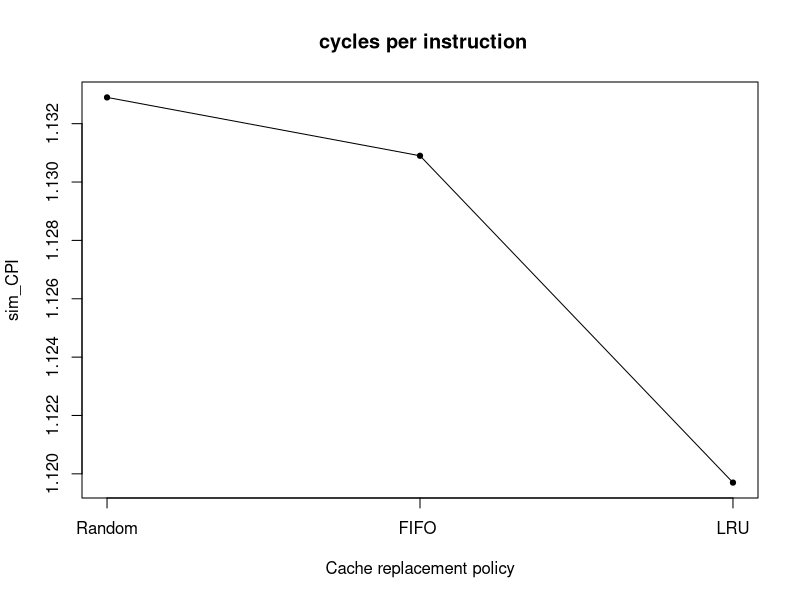
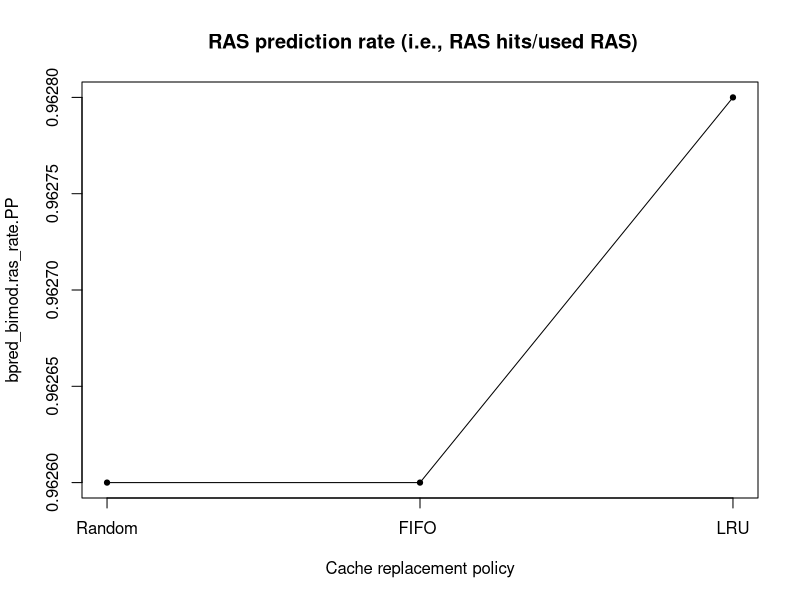
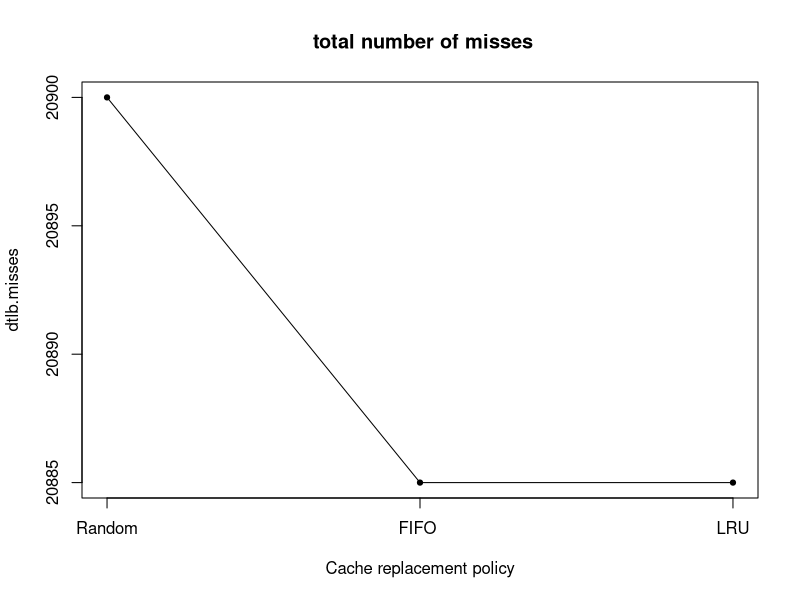
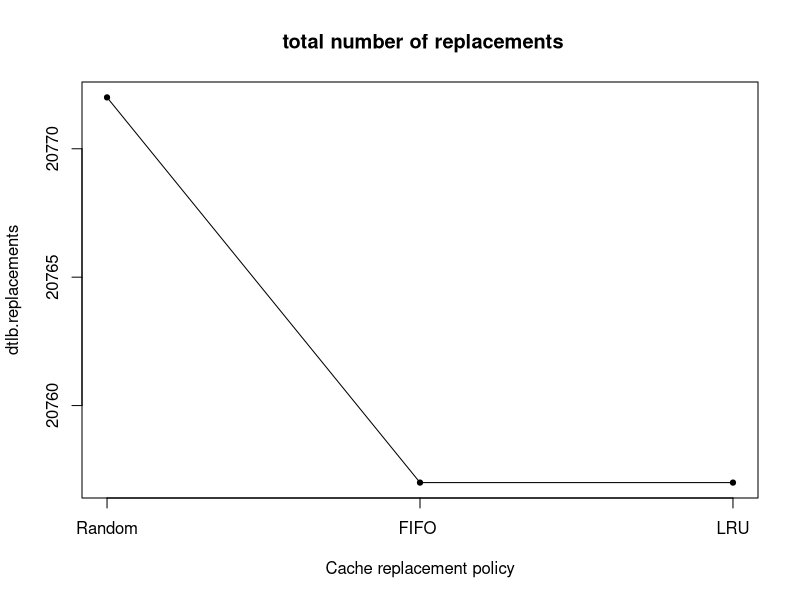
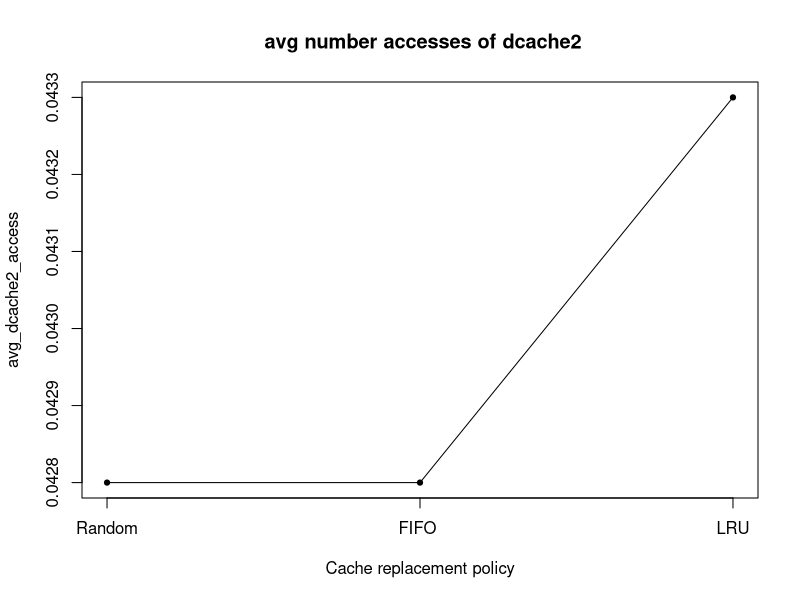
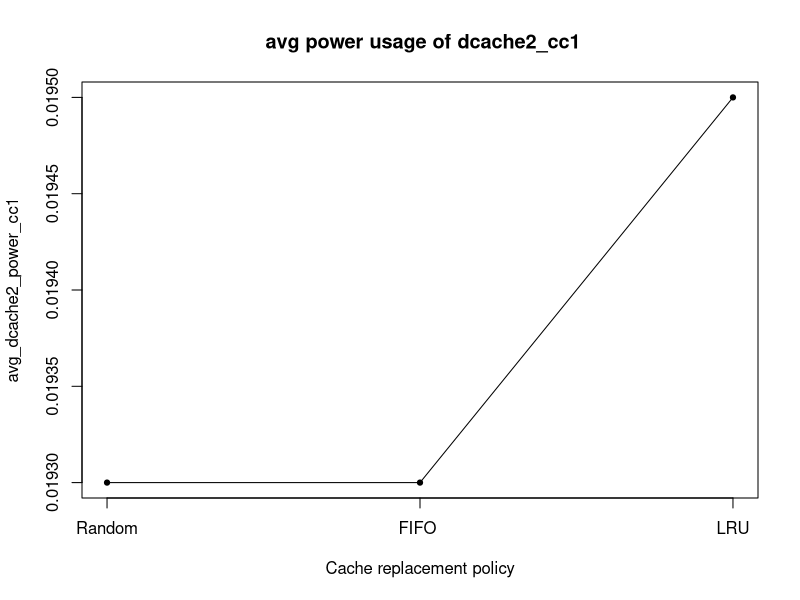
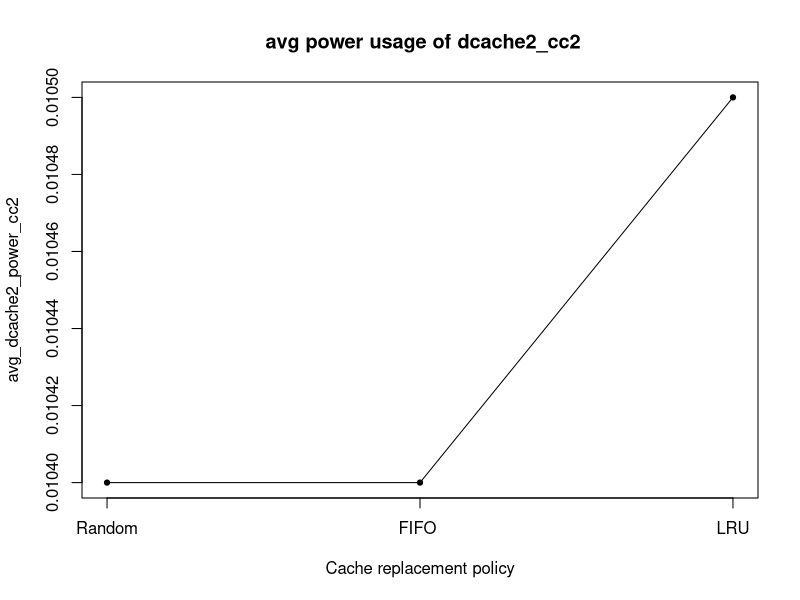
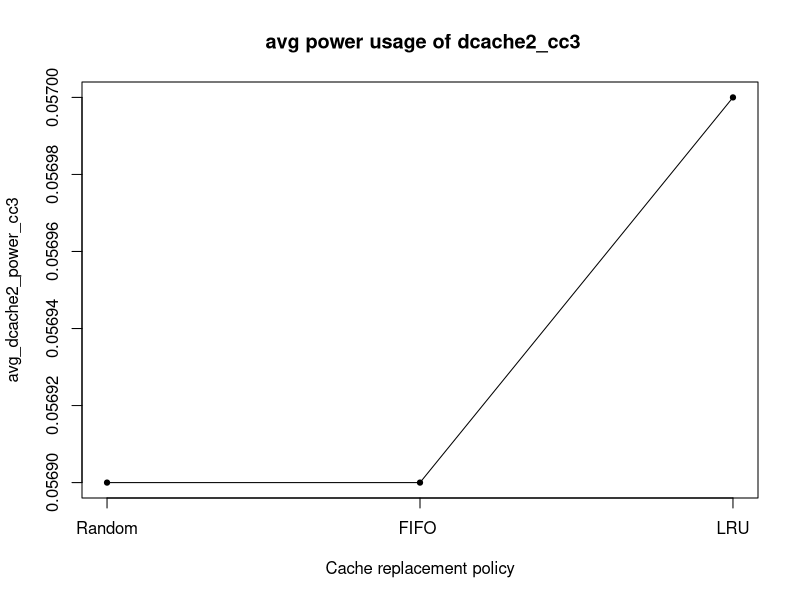

Reproduce these figures in R, in order.
start <- 219
top <- 10
xlab <- "Cache replacement policy"
labels <- c('Random','FIFO ','LRU')

data <- readLines("Results/results_CacheRPR.txt") 
data <- data[start:length(data) - 1]
n <- length(data)
empty <- rep(0, n)
results <- data.frame(metric = empty, C1 = empty)
for(i in 1:n){
  result <- strsplit(strsplit(data[i], "#")[[1]][1], "\\s+")[[1]]
  results[i,1] <- result[1]
  results[i,2] <- as.numeric(result[2])
}
data <- readLines("Results/results_CacheRPF.txt") 
data <- data[start:length(data) - 1]
results$C2 <- empty
for(i in 1:n){
  result <- strsplit(strsplit(data[i], "#")[[1]][1], "\\s+")[[1]]
  results[i,3] <- as.numeric(result[2])
}
data <- readLines("Results/results_CacheRPL.txt") 
data <- data[start:length(data) - 1]
results$C8 <- empty
results$desc <- empty
for(i in 1:n){
  result <- strsplit(strsplit(data[i], "#")[[1]][1], "\\s+")[[1]]
  results[i,4] <- as.numeric(result[2])
  results[i,5] <- strsplit(data[i], "#")[[1]][2]
}

plot(1:3,results[15,2:4],type='l',axes=F,ylab=results[15,1]
     ,main=results[15,5]
     ,xlab=xlab)
points(1:3,results[15,2:4],cex=0.7,pch=21,bg=1)
box()
axis(1,at=1:3,labels=labels)
axis(2)

results$min <- apply(results[,2:4],1,min)
results$max <- apply(results[,2:4],1,max)
results$range <- results$max - results$min
results$sd <- apply(results[,2:4],1,sd)
results$index <- results$sd / results$range

results <- results[with(results,order(-index)),]
write.csv(results,'Results/metrics_CacheRP.csv',row.names = F)
results <- results[1:top,1:5]

for(i in 1:top){
  plot(1:3,results[i,2:4],type='l',axes=F,ylab=results[i,1]
       ,main=results[i,5]
       ,xlab=xlab)
  box()
  axis(1,at=1:3,labels=labels)
  axis(2)
  points(1:3,results[i,2:4],cex=0.7,pch=21,bg=1)
}